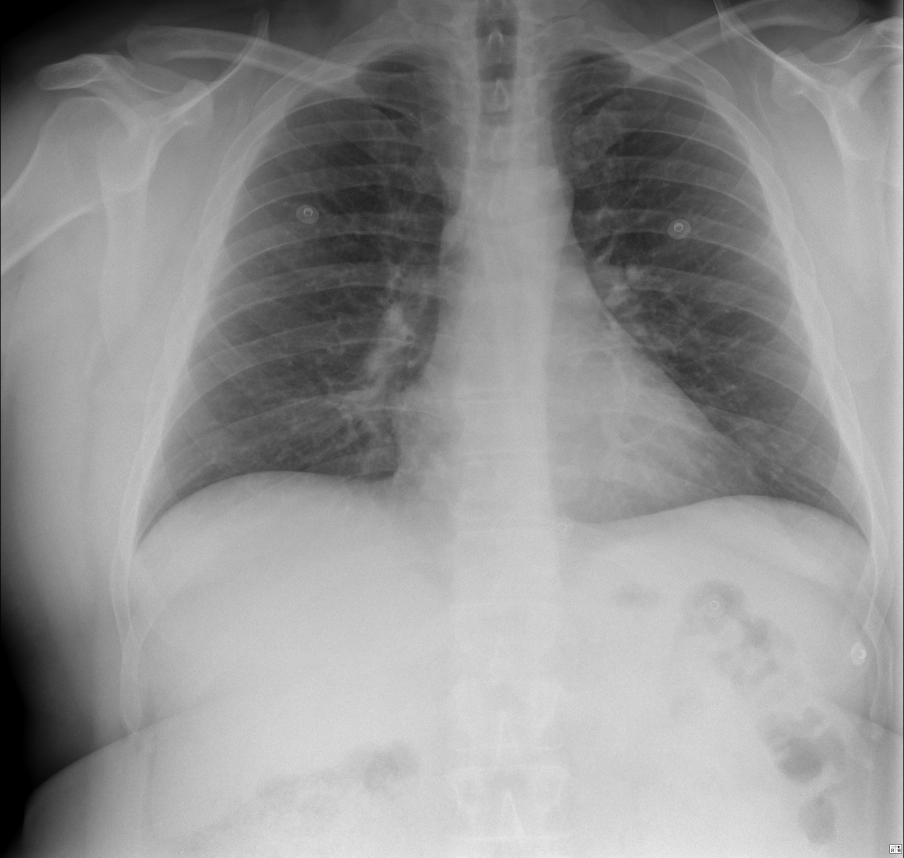
#> input picture Data/COVIDGR_1.0/N/07be11ae8f5dbb9af7b0af6f99e48c9d.jpg, 2712 x 2574 px (shown at 1/3 size)
$ jupyter execute --allow-errors Xray_to_vectors.ipynb
#> lines starting #> are read from the running program, lines starting #| are printed output that depends on the picture
[cell 1]
#import relevant packagaes
import os
import numpy as np
import pandas as pd
import matplotlib.pyplot as pltimport
import matplotlib.image as mpimg

[cell 2]
#%pip install scikit-image

import skimage
from skimage.transform import resize
from pathlib import Path

[cell 3]
#load data
root = "/Users/chucklin/Documents/Github/COVID-detection-pipeline/Data/"
path = os.path.join(root,"COVIDGR_1.0")

Classes = ["Positive","Negative"]
img_size = 224

positive_train_path = os.path.join(path,"P")
negative_train_path = os.path.join(path,"N")

positive_train_img = list(Path(positive_train_path).glob("*.jpg"))
negative_train_img = list(Path(negative_train_path).glob("*.jpg"))

[cell 4]
# To visualize the dataset
n_positive_train = len(positive_train_img)
n_negative_train = len(negative_train_img)

print("Training Set:")
print("Number of COVID Positive Lung X-rays: {}".format(n_positive_train))
print("Number of COVID Negative Lung X-rays: {}".format(n_negative_train))
print("Total number of images: {}".format(n_positive_train+n_negative_train))

#> (a cell that did not finish here is left out)

[cell 6]
#convert images to numpy array

positive_np = np.empty((len(positive_train_img), img_size, img_size, 1), dtype=np.float32)
negative_np = np.empty((len(negative_train_img), img_size, img_size, 1), dtype=np.float32)

[cell 7]
mpimg.imread(negative_train_img[0])

[cell 8]
#Positive
for i, img_name in enumerate(positive_train_img):
    try:
        temp_image = mpimg.imread(img_name)
        img_resize = resize(temp_image, (img_size, img_size, 1), anti_aliasing=True)
        positive_np[i] = img_resize
    except:
        continue


#Negative
for i, img_name in enumerate(negative_train_img):
    try:
        temp_image = mpimg.imread(img_name)
#> temp_image is the input picture: shape (2574, 2712); min 0, max 255, mean 145.6
        img_resize = resize(temp_image, (img_size, img_size, 1), anti_aliasing=True)
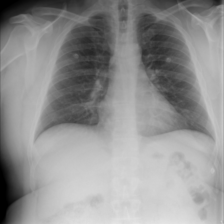
#> img_resize: shape (224, 224, 1) float64; min 0, max 0.897, mean 0.571
        negative_np[i] = img_resize

    except:
        continue
